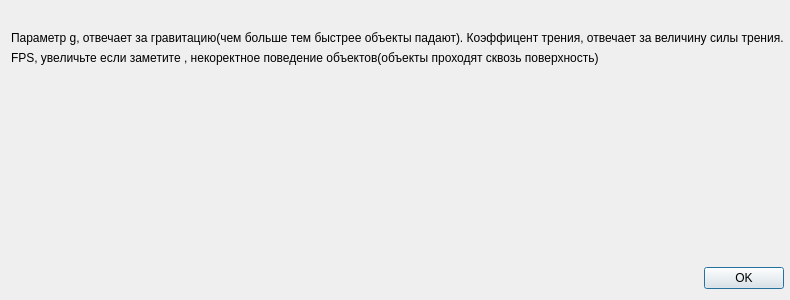
<?xml version="1.0" encoding="UTF-8"?>
<ui version="4.0">
 <class>Dialog</class>
 <widget class="QDialog" name="Dialog">
  <property name="geometry">
   <rect>
    <x>0</x>
    <y>0</y>
    <width>400</width>
    <height>300</height>
   </rect>
  </property>
  <property name="windowTitle">
   <string>Справка</string>
  </property>
  <layout class="QVBoxLayout" name="verticalLayoutMain" stretch="0,0,0,0,0">
   <property name="rightMargin">
    <number>6</number>
   </property>
   <item>
    <widget class="QLabel" name="imagelabel">
     <property name="text">
      <string/>
     </property>
     <property name="alignment">
      <set>Qt::AlignCenter</set>
     </property>
    </widget>
   </item>
   <item>
    <widget class="QLabel" name="label">
     <property name="text">
      <string>Параметр g, отвечает за гравитацию(чем больше тем быстрее объекты падают). Коэффицент трения, отвечает за величину силы трения.</string>
     </property>
    </widget>
   </item>
   <item>
    <widget class="QLabel" name="label_2">
     <property name="text">
      <string>FPS, увеличьте если заметите , некоректное поведение объектов(объекты проходят сквозь поверхность)</string>
     </property>
    </widget>
   </item>
   <item>
    <spacer name="verticalSpacer">
     <property name="orientation">
      <enum>Qt::Vertical</enum>
     </property>
     <property name="sizeHint" stdset="0">
      <size>
       <width>20</width>
       <height>40</height>
      </size>
     </property>
    </spacer>
   </item>
   <item>
    <widget class="QDialogButtonBox" name="buttonBox">
     <property name="orientation">
      <enum>Qt::Horizontal</enum>
     </property>
     <property name="standardButtons">
      <set>QDialogButtonBox::Ok</set>
     </property>
    </widget>
   </item>
  </layout>
 </widget>
 <resources/>
 <connections>
  <connection>
   <sender>buttonBox</sender>
   <signal>accepted()</signal>
   <receiver>Dialog</receiver>
   <slot>accept()</slot>
   <hints>
    <hint type="sourcelabel">
     <x>248</x>
     <y>254</y>
    </hint>
    <hint type="destinationlabel">
     <x>157</x>
     <y>274</y>
    </hint>
   </hints>
  </connection>
  <connection>
   <sender>buttonBox</sender>
   <signal>rejected()</signal>
   <receiver>Dialog</receiver>
   <slot>reject()</slot>
   <hints>
    <hint type="sourcelabel">
     <x>316</x>
     <y>260</y>
    </hint>
    <hint type="destinationlabel">
     <x>286</x>
     <y>274</y>
    </hint>
   </hints>
  </connection>
 </connections>
</ui>
